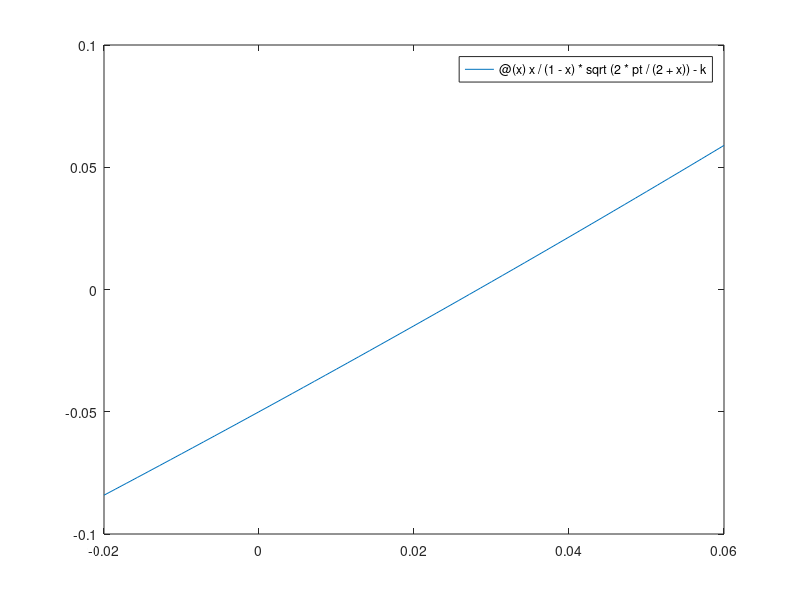

MATLAB code to generate this figure: (Note: this script raises an error after producing the figure.)
%% Homework 10
%Sarah Verderame
%Determine the value of x that satifies the equation.
%In other words, find the roots of the given function.
%I will do this by initializing the function then calling for the
%falseposition function to find the roots.

%Initialize variables
k = 0.05;
pt = 3; %atm

f = @(x)x/(1-x)*sqrt(2*pt/(2+x))-k; %function in terms of x

figure;
fplot(f,[-0.02,0.06]); %plot the function to guess the root bracket
ax = gca;
ax.XAxisLocation  = 'origin'; %move the x-axis to y=0

falseposition(f,0.01,0.5) %use the falseposition function to estimate the root of the function


